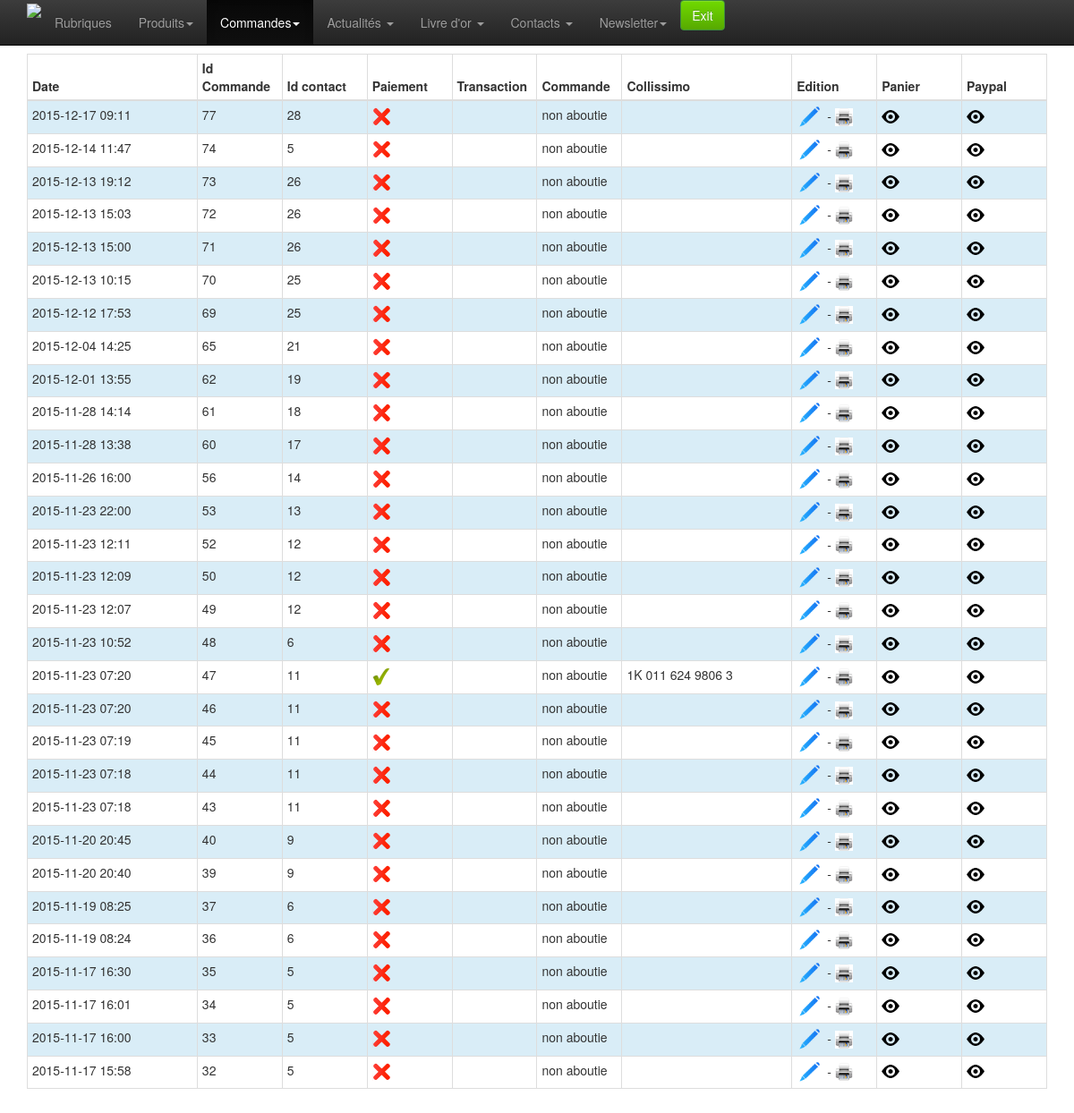
/admin/commandes-list.php (signed in), run on the app's committed database.
### tables this page shows
CREATE TABLE `commande` (
  `id` int(10) unsigned NOT NULL AUTO_INCREMENT,
  `session` varchar(200) NOT NULL,
  `date_ajout` timestamp NOT NULL DEFAULT CURRENT_TIMESTAMP,
  `id_contact` int(11) NOT NULL,
  `id_facturation` int(10) unsigned DEFAULT NULL,
  `id_livraison` int(10) unsigned DEFAULT NULL,
  `colissimo` varchar(240) NOT NULL,
  `mode_paiement` tinyint(4) NOT NULL DEFAULT '1',
  `statut_paiement` tinyint(4) NOT NULL DEFAULT '0',
  `statut_commande` int(11) NOT NULL DEFAULT '0',
  `stock_traite` enum('0','1') NOT NULL DEFAULT '0',
  `logpayment` text,
  `transaction_id` varchar(20) NOT NULL DEFAULT '',
  `panier` text,
  PRIMARY KEY (`id`)
);

### admin/classes/StorageManager.php (called while the page is built, shortened)
<?php
class StorageManager{
	protected function dbConnect() {
	    $host = DBHOST;
	    $user = DBUSER;
	    $pass = DBPASSWD;
	    $bdd  = DBNAME;
		try {
			$this->mysqli = new mysqli ($host, $user, $pass, $bdd) ;
		} catch (Exception $e) {
			throw new Exception("Erreur Connexion DB ". $e->getMessage());
		}
	}
}
?>

### admin/classes/Panier.php (called while the page is built, shortened)
<?php
require_once("StorageManager.php");
class Panier extends StorageManager {
	public function getAllCommandes( $statut_commande, $all=false, $debug=false ){
		$new_array = null;
		$sql = "SELECT * FROM commande";
		$sql .= " WHERE id > 0 ";
		if ( !empty( $statut_commande ) ) $sql.= " AND commande.statut_commande='" . $statut_commande . "' " ;
		else {
			if ( $all ) {
				$sql .= " AND ( commande.statut_commande > '0' " ;
				$sql .= " OR transaction_id != '' ) ";
			}
			else {
				$sql .= " AND commande.statut_commande = '0' " ;
				$sql .= " AND transaction_id = '' ";
			}
		}
		$sql.= "ORDER BY commande.date_ajout DESC;";
		$result = mysqli_query( $this->mysqli, $sql );
		while( ( $row = mysqli_fetch_assoc( $result)) != false){
			$new_array[] = $row;
		}
		return $new_array;
	}
}

### admin/classes/utils.php (called while the page is built, shortened)
<?
	function traitement_heure_affiche($heure, $affichage_seconde=false) {
		$tab = explode(":", $heure);
		$heure = $tab[0];
		$minute = $tab[1];
		$seconde = $tab[2];
		$valeur = $heure . ":" . $minute;
		$valeur .= ( $affichage_seconde ) ?  ":" . $seconde : "";
	   	return $valeur;
	}
?>

### admin/commandes-list.php (the view, shortened to what this page needs)
<?
	include_once 'classes/utils.php';
	require 'classes/Panier.php';
	$debug = false;
	$statutCommande = ( !empty( $_GET[ "statutCommande" ] ) ) ? $_GET[ "statutCommande" ] : null;
	$all = ( $_GET[ "all" ] != '' )
		? ( ( $_GET[ "all" ] == 1 ) ? true : false )
		: '';
	try {
		$panier = new Panier();
		$result = $panier->getAllCommandes( $statutCommande, $all, $debug );
	}
	catch (Exception $e) {
		echo 'Erreur contactez votre administrateur <br> :',  $e->getMessage(), "\n";
		$contact = null;
		exit();
	}
?>
<!doctype html>
<html class="no-js" lang="en">
	<head>
		<? include_once 'inc-meta.php';?>
	</head>
	<body>
		<? require_once 'inc-menu.php';?>
		<div class="container">
			<div class="row">
				<div class="col-xs-12 col-sm-12 col-md-12">
					<table class="table table-hover table-bordered table-condensed table-striped" >
						<thead>
							<tr>
								<th class="col-md-2" style="">Date</th>
								<th class="col-md-1" style="">Id Commande</th>
								<th class="col-md-1" style="">Id contact</th>
								<th class="col-md-1" style="">Paiement</th>
								<th class="col-md-1" style="">Transaction</th>
								<th class="col-md-1" style="">Commande</th>
								<th class="col-md-2" style="">Collissimo</th>
								<th class="col-md-1">Edition</th>
								<th class="col-md-1">Panier</th>
								<th class="col-md-1">Paypal</th>
							</tr>
						</thead>
						<tbody>
							<?
							if (!empty($result)) {
								$i=0;
								foreach ($result as $value) {
									$i++;
									$online = ( $value[ "statut_paiement" ] == '1' ) ? 'check' : 'del';
									$classe = ( $i % 2 != 0 ) ? 'info' : '';
									switch ($value[ "statut_commande" ]) {
									     case 0:
									        $statut_commande = 'non aboutie';
									        break;
									}
									echo "<tr class='" . $classe . "'>\n";
									echo "	<td>" . traitement_heure_affiche( $value[ "date_ajout" ] ) . "</td>\n";
									echo "	<td>" . $value[ "id" ] . "</td>\n";
									echo "	<td>" . $value[ "id_contact" ] . "</td>\n";
									echo "	<td><img src='img/" . $online . ".png' width='20' ></td>\n";
									echo "	<td>" . $value[ "transaction_id" ] . "</td>\n";
									echo "	<td>" . $statut_commande . "</td>\n";
									echo "	<td>" . $value[ "colissimo" ] . "</td>\n";
									echo "	<td><a href='commande-edit.php?id=" . $value[ "id" ] . "'><img src='img/modif.png' width='30' alt='Modifier' ></a>\n";
									echo "	 - <img src='img/imp.png' width='20' alt='preview' onclick=\"openImp('" . $value[ "id" ] . "')\"></td>\n";
									echo "	<td><img src='img/eye.png' width='20' alt='preview' onclick=\"openPreview('" . $value[ "id" ] . "')\"></td>\n";
									echo "	<td><img src='img/eye.png' width='20' alt='preview' onclick=\"openPreview2('" . $value[ "id" ] . "')\"></td>\n";
									echo "</tr>\n";
								}
							}
							?>
						</tbody>
					</table>
				</div>
			</div>
		</div>
	</body>
</html>

### admin/css/style.css (style rules this page uses)
body { padding-top: 60px; padding-bottom: 40px; }

### data on the page
commande: date_ajout "2015-12-17 09:11", id "77", id_contact "28", statut_commande "non aboutie"
commande: date_ajout "2015-12-14 11:47", id "74", id_contact "5", statut_commande "non aboutie"
commande: date_ajout "2015-12-13 19:12", id "73", id_contact "26", statut_commande "non aboutie"
commande: date_ajout "2015-12-13 15:03", id "72", id_contact "26", statut_commande "non aboutie"
commande: date_ajout "2015-12-13 15:00", id "71", id_contact "26", statut_commande "non aboutie"
commande: date_ajout "2015-12-13 10:15", id "70", id_contact "25", statut_commande "non aboutie"
commande: date_ajout "2015-12-12 17:53", id "69", id_contact "25", statut_commande "non aboutie"
commande: date_ajout "2015-12-04 14:25", id "65", id_contact "21", statut_commande "non aboutie"
commande: date_ajout "2015-12-01 13:55", id "62", id_contact "19", statut_commande "non aboutie"
commande: date_ajout "2015-11-28 14:14", id "61", id_contact "18", statut_commande "non aboutie"
commande: date_ajout "2015-11-28 13:38", id "60", id_contact "17", statut_commande "non aboutie"
commande: date_ajout "2015-11-26 16:00", id "56", id_contact "14", statut_commande "non aboutie"
commande: date_ajout "2015-11-23 22:00", id "53", id_contact "13", statut_commande "non aboutie"
commande: date_ajout "2015-11-23 12:11", id "52", id_contact "12", statut_commande "non aboutie"
commande: date_ajout "2015-11-23 12:09", id "50", id_contact "12", statut_commande "non aboutie"
commande: date_ajout "2015-11-23 12:07", id "49", id_contact "12", statut_commande "non aboutie"
commande: date_ajout "2015-11-23 10:52", id "48", id_contact "6", statut_commande "non aboutie"
commande: date_ajout "2015-11-23 07:20", id "47", id_contact "11", shows a picture, statut_commande "non aboutie", colissimo "1K 011 624 9806 3"
commande: date_ajout "2015-11-23 07:20", id "46", id_contact "11", statut_commande "non aboutie"
commande: date_ajout "2015-11-23 07:19", id "45", id_contact "11", statut_commande "non aboutie"
commande: date_ajout "2015-11-23 07:18", id "44", id_contact "11", statut_commande "non aboutie"
commande: date_ajout "2015-11-23 07:18", id "43", id_contact "11", statut_commande "non aboutie"
commande: date_ajout "2015-11-20 20:45", id "40", id_contact "9", statut_commande "non aboutie"
commande: date_ajout "2015-11-20 20:40", id "39", id_contact "9", statut_commande "non aboutie"
commande: date_ajout "2015-11-19 08:25", id "37", id_contact "6", statut_commande "non aboutie"
commande: date_ajout "2015-11-19 08:24", id "36", id_contact "6", statut_commande "non aboutie"
commande: date_ajout "2015-11-17 16:30", id "35", id_contact "5", statut_commande "non aboutie"
commande: date_ajout "2015-11-17 16:01", id "34", id_contact "5", statut_commande "non aboutie"
commande: date_ajout "2015-11-17 16:00", id "33", id_contact "5", statut_commande "non aboutie"
commande: date_ajout "2015-11-17 15:58", id "32", id_contact "5", statut_commande "non aboutie"
